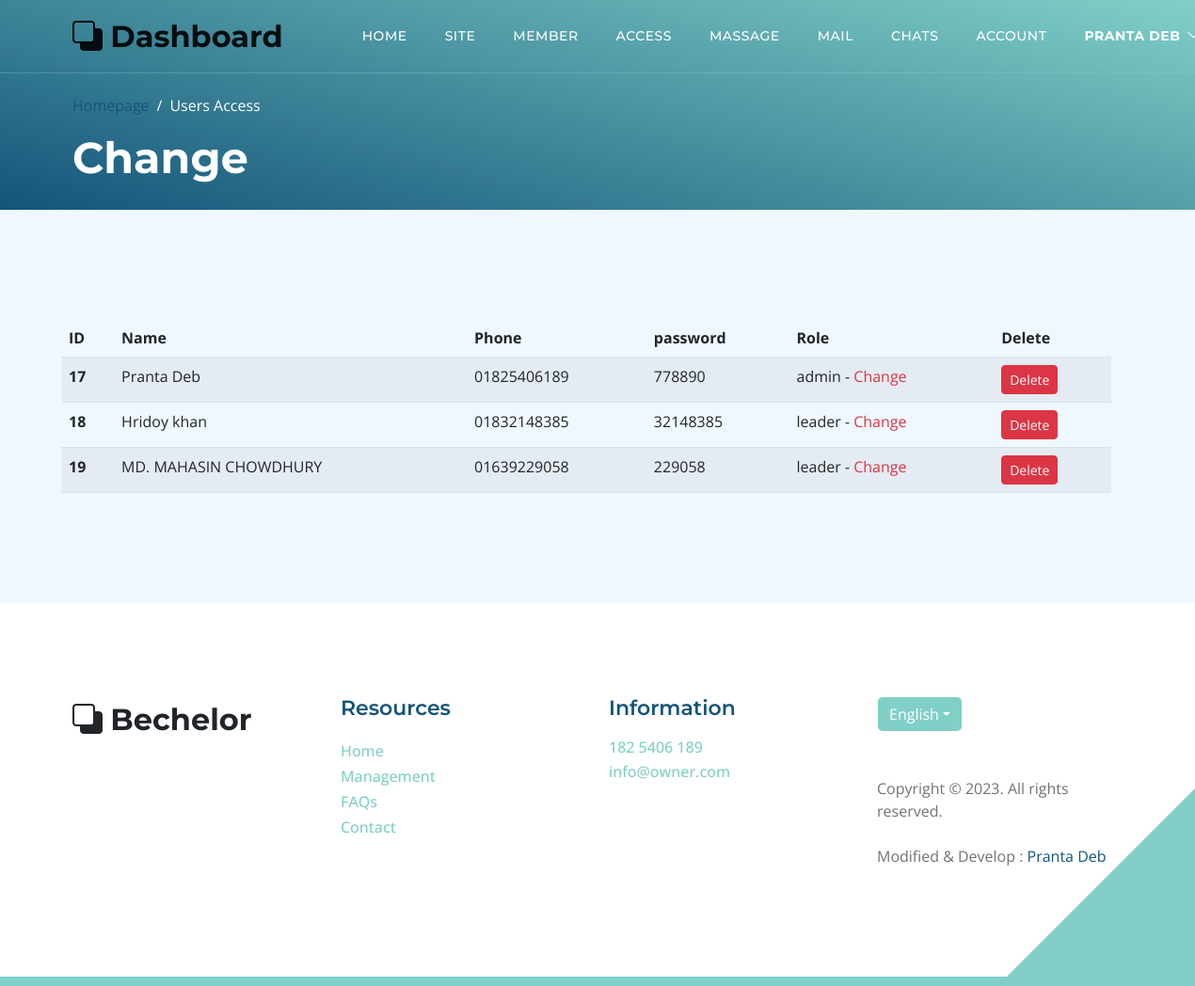
/admin/usersaccess.php (signed in), run on the app's committed database.
### tables this page shows
CREATE TABLE `users` (
  `id` int(11) NOT NULL,
  `name` varchar(128) NOT NULL,
  `phone` varchar(32) NOT NULL,
  `password` varchar(128) NOT NULL,
  `title` varchar(512) NOT NULL,
  `image` varchar(512) NOT NULL,
  `role` set('admin','member','leader','unknown') NOT NULL,
  `created_at` timestamp NOT NULL DEFAULT CURRENT_TIMESTAMP
);

### admin/usersaccess.php (the view, shortened to what this page needs)
<?php
require "../php/dbConfig.php";
?>
<!doctype html>
<html lang="en">
<head>
    <link href="../css/bootstrap.min.css" rel="stylesheet">
    <link href="../css/bootstrap-icons.css" rel="stylesheet">
    <link href="../css/templatemo-topic-listing.css" rel="stylesheet">
    <link rel="stylesheet" href="../css/customize.css">
</head>
<body class="topics-listing-page" id="top">
    <main id="main-content2">
        <?php include "component/navbar.php"; ?>
        <header class="site-header2 d-flex flex-column justify-content-center align-items-center">
            <div class="container">
                <div class="row align-items-center">
                    <div class="col-lg-5 col-12">
                        <nav aria-label="breadcrumb">
                            <ol class="breadcrumb">
                                <li class="breadcrumb-item"><a href="index.html">Homepage</a></li>
                                <li class="breadcrumb-item active" aria-current="page">Users Access</li>
                            </ol>
                        </nav>
                        <h2 class="text-white">Change</h2>
                    </div>
                </div>
            </div>
        </header>
        <section class="section-padding section-bg">
            <div class="container">
                <div class="row" style="width: 100%; overflow: scroll;">
                    <table class="table table-striped">
                        <thead>
                            <tr>
                                <th scope="col">ID</th>
                                <th scope="col">Name</th>
                                <th scope="col">Phone</th>
                                <th scope="col">password</th>
                                <th scope="col">Role</th>
                                <th scope="col">Delete</th>
                            </tr>
                        </thead>
                        <tbody>
                            <?php
                            $selectAll = "SELECT * FROM users WHERE 1";
                            $AllQuery = $db->query($selectAll);
                            while ($All = $AllQuery->fetch_assoc()) {
                                echo "<tr>
                                <th scope='row'>" . $All['id'] . "</th>
                                <td>" . $All['name'] . "</td>
                                <td>" . $All['phone'] . "</td>
                                <td>" . $All['password'] . "</td>
                                <td>" . $All['role'] . "  -  <a href='role.php?id={$All['id']}' class='text-danger change'>Change</a>" . "</td>
                                <td><a onclick=\"return confirm('Are you sure want to delete this?');\" href='php/delete.php?id={$All['id']}' class='btn btn-sm btn-danger text-white'>Delete</a></td>
                            </tr>";
                            };
                            ?>
                        </tbody>
                    </table>
                </div>
            </div>
        </section>
    </main>
    <?php include "component/footer.php" ?>
</body>
</html>

### css/templatemo-topic-listing.css (style rules this page uses)
:root { --white-color: #ffffff; --primary-color: #13547a; --secondary-color: #80d0c7; --section-bg-color: #f0f8ff; --custom-btn-bg-color: #80d0c7; --custom-btn-bg-hover-color: #13547a; --dark-color: #000000; --p-color: #717275; --border-color: #7fffd4; --link-hover-color: #13547a; --body-font-family: 'Open Sans', sans-serif; --title-font-family: 'Montserrat', sans-serif; --h1-font-size: 58px; --h2-font-size: 46px; --h3-font-size: 32px; --h4-font-size: 28px; --h5-font-size: 24px; --h6-font-size: 22px; --p-font-size: 20px; --menu-font-size: 14px; --btn-font-size: 18px; --copyright-font-size: 16px; --border-radius-large: 100px; --border-radius-medium: 20px; --border-radius-small: 10px; --font-weight-normal: 400; --font-weight-medium: 500; --font-weight-semibold: 600; --font-weight-bold: 700; }
body { background-color: var(--white-color); font-family: var(--body-font-family); }
h2, h3, h4, h5, h6 { color: var(--dark-color); }
h1, h2, h3, h4, h5, h6 { font-family: var(--title-font-family); font-weight: var(--font-weight-semibold); }
h2 { font-size: var(--h2-font-size); font-weight: var(--font-weight-bold); }
a, button { touch-action: manipulation; transition: all 0.3s; }
a { display: inline-block; color: var(--primary-color); text-decoration: none; }
.section-padding { padding-top: 100px; padding-bottom: 100px; }
.section-bg { background-color: var(--section-bg-color); }
.site-header2 { background-image: linear-gradient(15deg, #13547a 0%, #80d0c7 100%); padding-top: 100px; padding-bottom: 20px; }
.site-header2 .container { height: 100%; }
.breadcrumb-item+.breadcrumb-item::before, .breadcrumb-item a:hover, .breadcrumb-item.active { color: var(--white-color); }

### css/customize.css (style rules this page uses)
:root { --white-color: #ffffff; --primary-color: #13547a; --secondary-color: #80d0c7; --section-bg-color: #f0f8ff; --custom-btn-bg-color: #80d0c7; --custom-btn-bg-hover-color: #13547a; --dark-color: #000000; --p-color: #717275; --border-color: #7fffd4; --link-hover-color: #13547a; }

### data on the page
users: id "17", name "Pranta Deb", phone "01825406189", password "778890", role "admin"
users: id "18", name "Hridoy khan", phone "01832148385", password "32148385", role "leader"
users: id "19", name "MD. MAHASIN CHOWDHURY", phone "01639229058", password "229058", role "leader"

### other printed values
$_SESSION['name'] "PRANTA DEB"
